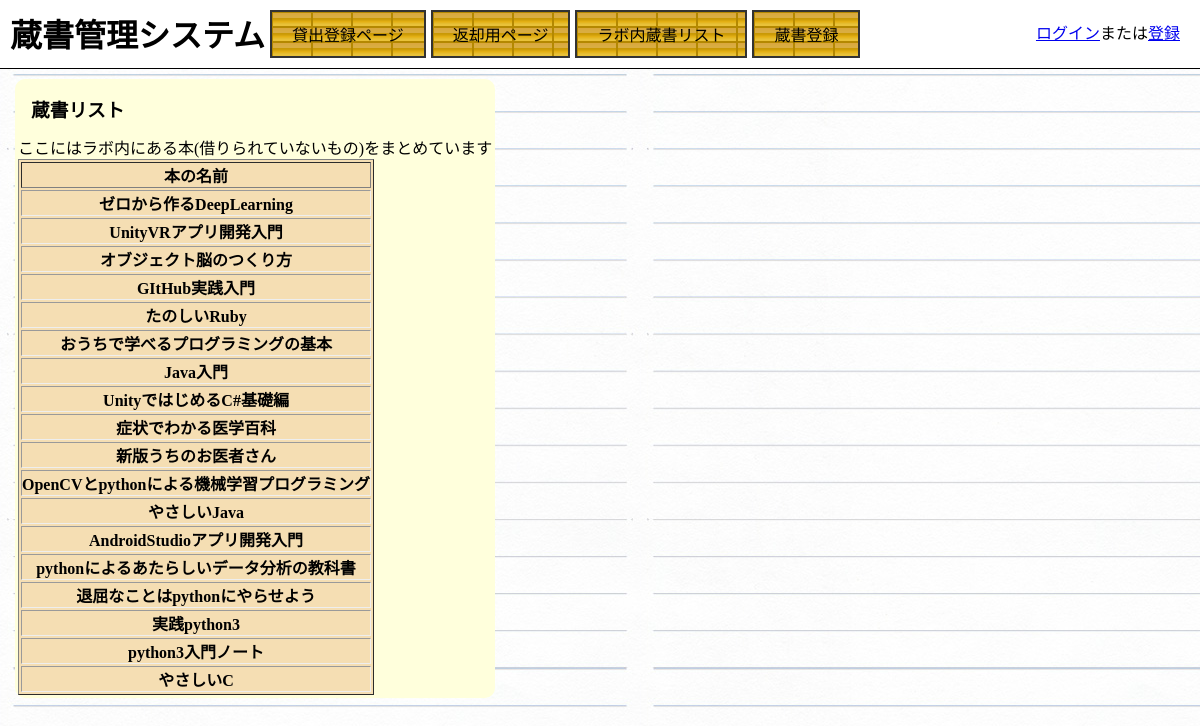
Screenshot of /registration/book_list with the database file from the repository.
### registration/models.py (models this page shows)
class Registration(models.Model):
    book = models.CharField(max_length=100)
    user = models.CharField(max_length=20)
    day = models.CharField(max_length=20, default='なし')
    status = models.CharField(max_length=10)
    mail = models.CharField(max_length=30)
    who_want = models.CharField(max_length=20)

### registration/views.py (the view)
def book_list(request):
    if request.user.is_authenticated:
        username = str(request.user)
        d = {'In_lab': Registration.objects.filter(status="ラボ内"), "user": username}
    else:
        d = {'In_lab': Registration.objects.filter(status="ラボ内")}
    return render(request, 'regist/book_list.html', d)

### registration/templates/regist/book_list.html (shortened to what this page needs)
{% extends "base.html" %}
{% block content %}
<div>
    <div class="naraberu">
    <div class="tablese">
    <h3 class="name" style="width:123px;">蔵書リスト</h3>
        <p>ここにはラボ内にある本(借りられていないもの)をまとめています</p>
    <table border="1" class = "table">
        <thead>
        <tr>
            <th>本の名前</th>
        </tr>
        </thead>
        <thead>
        {% for books in In_lab %}
        <tr class="tables">
            <th>{{ books.book }}</th>
        </tr>
        {% endfor %}
        </thead>
    </table>
    </div></div>
</div>
{% endblock content %}

### registration/static/css/base.css (style rules this page uses)
* { margin: 0px; padding: 0px; }
body { margin: 0px; background: brightness(60%); }
.name { float: top !important; background-color: #ffffdc !important; margin:10px !important; background-image: none !important; height: auto; border-radius: 10px; padding: 3px }
.table { background-color: wheat !important; width: auto; float: top; }
.tables { border: 5px; }
.tablese { background-color: #ffffdc; margin:10px; border-radius: 10px; padding: 3px }
.naraberu { display: inline-block; }

### rows the page displays
Registration: book "ゼロから作るDeepLearning"
Registration: book "UnityVRアプリ開発入門"
Registration: book "オブジェクト脳のつくり方"
Registration: book "GItHub実践入門"
Registration: book "たのしいRuby"
Registration: book "おうちで学べるプログラミングの基本"
Registration: book "Java入門"
Registration: book "UnityではじめるC#基礎編"
Registration: book "症状でわかる医学百科"
Registration: book "新版うちのお医者さん"
Registration: book "OpenCVとpythonによる機械学習プログラミング"
Registration: book "やさしいJava"
Registration: book "AndroidStudioアプリ開発入門"
Registration: book "pythonによるあたらしいデータ分析の教科書"
Registration: book "退屈なことはpythonにやらせよう"
Registration: book "実践python3"
Registration: book "python3入門ノート"
Registration: book "やさしいC"
